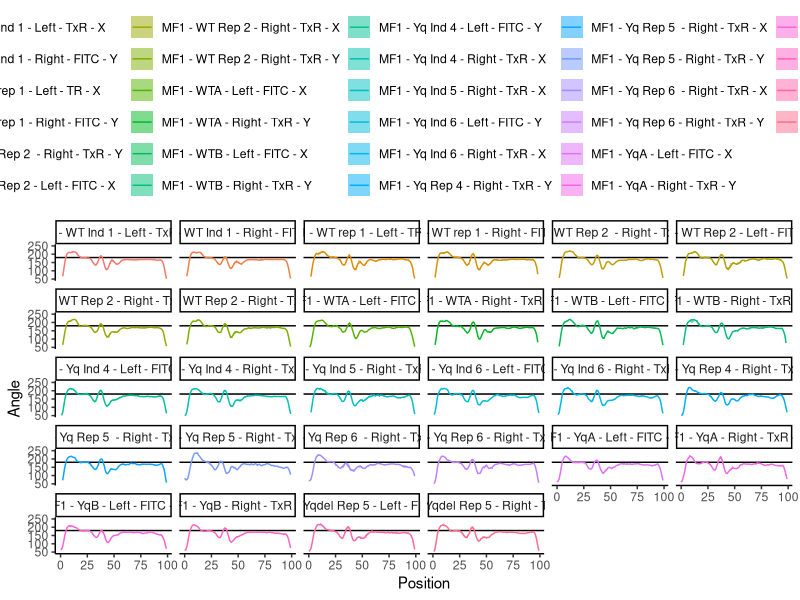

This figure's R source:
# Demonstration of how to read a sample tsv of morphology data, extract the relevant
# columns for the angle profile, and plot all profiles based on their dataset
library(tidyverse)

# Read in the input data file
data = read.csv("NMA_full_export_demo.csv", sep="\t", header=T, stringsAsFactors = F)

# Extract the profile data and format it suitable for plotting
profile.data = data %>% ungroup() %>% dplyr::select(Dataset, matches("Angle_profile_\\d+$")) %>%
  tidyr::gather(Profile_position, value, -Dataset) %>%
  dplyr::group_by(Profile_position, Dataset) %>%
  dplyr::mutate(Position = as.numeric(gsub("Angle_profile_", "", Profile_position)),
                Median = median(value),
                Q25 = quantile(value, 0.25),
                Q75 = quantile(value, 0.75)) %>%
  dplyr::ungroup() %>%
  dplyr::select(-value, -Profile_position) %>%
  dplyr::distinct()

# Make a chart showing the profiles for each sample
ggplot(profile.data, aes(x=Position, y=Median, fill=Dataset))+
  geom_hline(yintercept=180)+
  geom_ribbon(aes(ymin = Q25, ymax = Q75), alpha = 0.5)+
  geom_line(aes(col=Dataset))+
  xlab("Position")+
  ylab("Angle")+
  ylim(50,250)+
  facet_wrap(~Dataset)+
  theme_classic() +
  theme(legend.position = "top")
